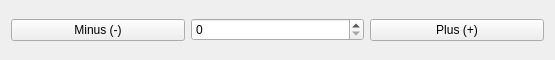
<?xml version="1.0" encoding="UTF-8"?>
<ui version="4.0">
 <class>Widget</class>
 <widget class="QWidget" name="Widget">
  <property name="geometry">
   <rect>
    <x>0</x>
    <y>0</y>
    <width>555</width>
    <height>60</height>
   </rect>
  </property>
  <property name="windowTitle">
   <string>Form</string>
  </property>
  <layout class="QHBoxLayout" name="horizontalLayout">
   <item>
    <widget class="QPushButton" name="minus_button">
     <property name="text">
      <string>Minus (-)</string>
     </property>
    </widget>
   </item>
   <item>
    <widget class="QSpinBox" name="spin_box"/>
   </item>
   <item>
    <widget class="QPushButton" name="plus_button">
     <property name="text">
      <string>Plus (+)</string>
     </property>
    </widget>
   </item>
  </layout>
 </widget>
 <resources/>
 <connections/>
</ui>
